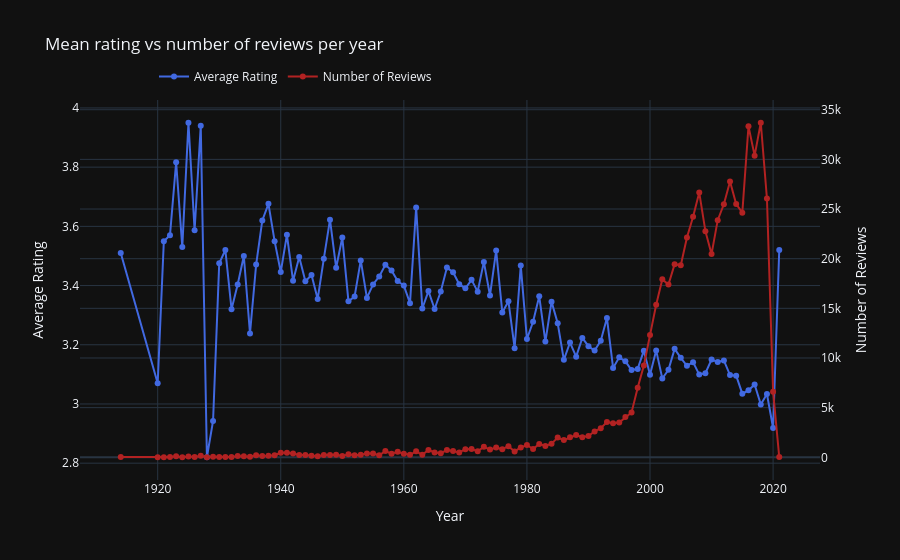

The notebook cell this image was saved under:
### Code cell
fig = go.Figure()

#first line
fig.add_trace(go.Scatter(
    x=df_summary['date'],
    y=df_summary['rating'],
    mode='lines+markers',
    name='Average Rating',
    line=dict(color='royalblue')
))

#second line
fig.add_trace(go.Scatter(
    x=df_summary['date'],
    y=df_summary['number_of_reviews'],
    mode='lines+markers',
    name='Number of Reviews',
    yaxis='y2',
    line=dict(color='firebrick')
))

# double y axe
fig.update_layout(
    title='Mean rating vs number of reviews per year',
    xaxis=dict(title='Year'),
    yaxis=dict(title='Average Rating', side='left'),
    yaxis2=dict(
        title='Number of Reviews',
        overlaying='y',
        side='right'
    ),
    legend=dict(x=0.1, y=1.1, orientation='h')
)

fig.show()
